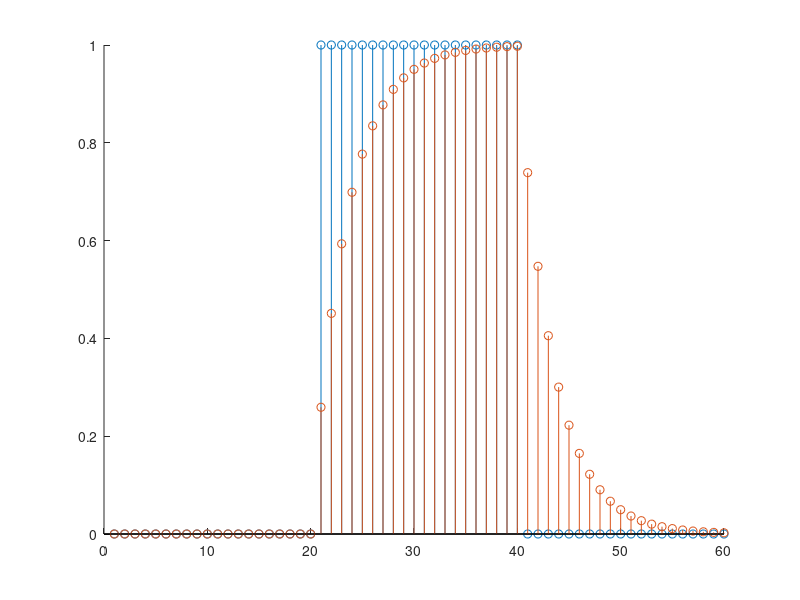

Source code (MATLAB):
clear all;


x = [zeros(1,20) ones(1,20) zeros(1,20)];
y = zeros(size(x));

b = exp(-0.3);
a = 1-b;
for n = 2:length(y)
  y(n) = a * x(n) + b * y(n-1);
endfor
hold on;
stem(x)
stem(y)
hold off;

print -dpng "ciparu_signali_09.png"

